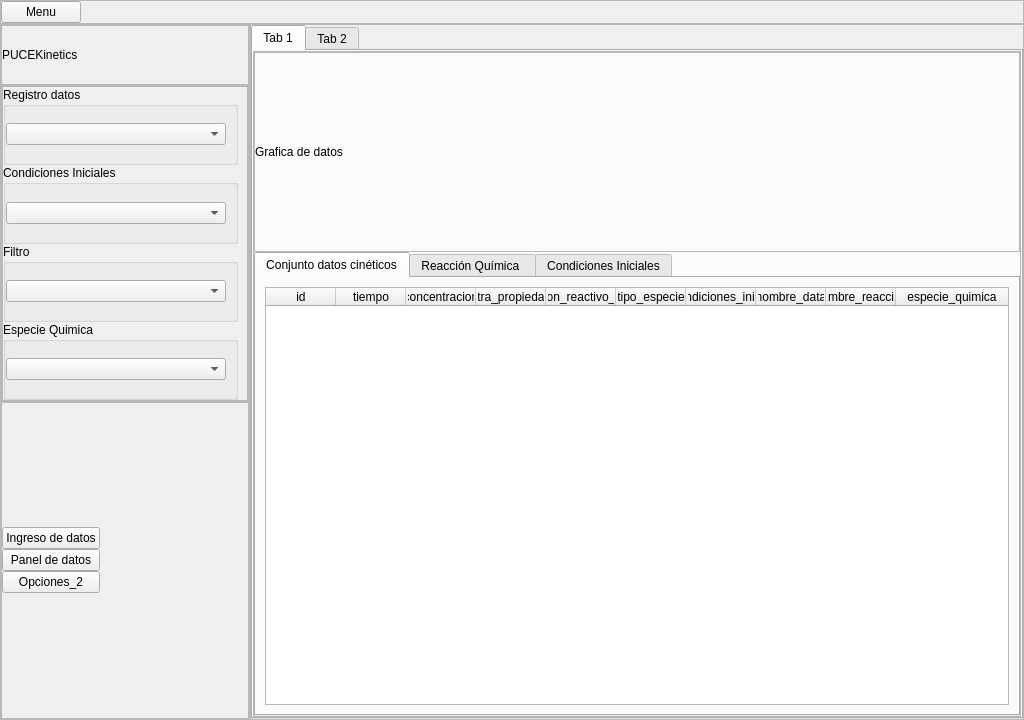
<?xml version="1.0" encoding="UTF-8"?>
<ui version="4.0">
 <class>MainWindow</class>
 <widget class="QMainWindow" name="MainWindow">
  <property name="geometry">
   <rect>
    <x>0</x>
    <y>0</y>
    <width>1024</width>
    <height>720</height>
   </rect>
  </property>
  <property name="windowTitle">
   <string>MainWindow</string>
  </property>
  <widget class="QWidget" name="centralwidget">
   <layout class="QVBoxLayout" name="verticalLayout">
    <property name="spacing">
     <number>0</number>
    </property>
    <property name="leftMargin">
     <number>0</number>
    </property>
    <property name="topMargin">
     <number>0</number>
    </property>
    <property name="rightMargin">
     <number>0</number>
    </property>
    <property name="bottomMargin">
     <number>0</number>
    </property>
    <item>
     <widget class="QFrame" name="panel_comando_superior">
      <property name="maximumSize">
       <size>
        <width>16777215</width>
        <height>60</height>
       </size>
      </property>
      <property name="styleSheet">
       <string notr="true">/*background-color: rgb(221, 221, 221);</string>
      </property>
      <property name="frameShape">
       <enum>QFrame::StyledPanel</enum>
      </property>
      <property name="frameShadow">
       <enum>QFrame::Raised</enum>
      </property>
      <layout class="QHBoxLayout" name="horizontalLayout_5">
       <property name="spacing">
        <number>0</number>
       </property>
       <property name="leftMargin">
        <number>0</number>
       </property>
       <property name="topMargin">
        <number>0</number>
       </property>
       <property name="rightMargin">
        <number>0</number>
       </property>
       <property name="bottomMargin">
        <number>0</number>
       </property>
       <item>
        <layout class="QHBoxLayout" name="horizontalLayout_4">
         <property name="spacing">
          <number>0</number>
         </property>
         <item>
          <widget class="QPushButton" name="menu_btn">
           <property name="text">
            <string>Menu</string>
           </property>
          </widget>
         </item>
         <item>
          <spacer name="horizontalSpacer_2">
           <property name="orientation">
            <enum>Qt::Horizontal</enum>
           </property>
           <property name="sizeHint" stdset="0">
            <size>
             <width>40</width>
             <height>20</height>
            </size>
           </property>
          </spacer>
         </item>
        </layout>
       </item>
      </layout>
     </widget>
    </item>
    <item>
     <widget class="QWidget" name="panel_contenido_principal" native="true">
      <layout class="QHBoxLayout" name="horizontalLayout">
       <property name="spacing">
        <number>0</number>
       </property>
       <property name="leftMargin">
        <number>0</number>
       </property>
       <property name="topMargin">
        <number>0</number>
       </property>
       <property name="rightMargin">
        <number>0</number>
       </property>
       <property name="bottomMargin">
        <number>0</number>
       </property>
       <item>
        <widget class="QFrame" name="menu_derecho">
         <property name="maximumSize">
          <size>
           <width>250</width>
           <height>16777215</height>
          </size>
         </property>
         <property name="styleSheet">
          <string notr="true">/*background-color: rgb(230, 230, 230);</string>
         </property>
         <property name="frameShape">
          <enum>QFrame::StyledPanel</enum>
         </property>
         <property name="frameShadow">
          <enum>QFrame::Raised</enum>
         </property>
         <layout class="QVBoxLayout" name="verticalLayout_7">
          <property name="spacing">
           <number>0</number>
          </property>
          <property name="leftMargin">
           <number>0</number>
          </property>
          <property name="topMargin">
           <number>0</number>
          </property>
          <property name="rightMargin">
           <number>0</number>
          </property>
          <property name="bottomMargin">
           <number>0</number>
          </property>
          <item>
           <widget class="QFrame" name="frame_4">
            <property name="maximumSize">
             <size>
              <width>16777215</width>
              <height>60</height>
             </size>
            </property>
            <property name="frameShape">
             <enum>QFrame::StyledPanel</enum>
            </property>
            <property name="frameShadow">
             <enum>QFrame::Raised</enum>
            </property>
            <layout class="QHBoxLayout" name="horizontalLayout_2">
             <property name="spacing">
              <number>0</number>
             </property>
             <property name="leftMargin">
              <number>0</number>
             </property>
             <property name="topMargin">
              <number>0</number>
             </property>
             <property name="rightMargin">
              <number>0</number>
             </property>
             <property name="bottomMargin">
              <number>0</number>
             </property>
             <item>
              <widget class="QLabel" name="label">
               <property name="maximumSize">
                <size>
                 <width>16777215</width>
                 <height>60</height>
                </size>
               </property>
               <property name="text">
                <string>PUCEKinetics</string>
               </property>
               <property name="textFormat">
                <enum>Qt::AutoText</enum>
               </property>
               <property name="scaledContents">
                <bool>false</bool>
               </property>
               <property name="wordWrap">
                <bool>false</bool>
               </property>
              </widget>
             </item>
            </layout>
           </widget>
          </item>
          <item>
           <widget class="QFrame" name="frame_3">
            <property name="frameShape">
             <enum>QFrame::StyledPanel</enum>
            </property>
            <property name="frameShadow">
             <enum>QFrame::Raised</enum>
            </property>
            <layout class="QVBoxLayout" name="verticalLayout_3">
             <property name="spacing">
              <number>0</number>
             </property>
             <property name="leftMargin">
              <number>0</number>
             </property>
             <property name="topMargin">
              <number>0</number>
             </property>
             <property name="rightMargin">
              <number>0</number>
             </property>
             <property name="bottomMargin">
              <number>0</number>
             </property>
             <item>
              <widget class="QFrame" name="frame_6">
               <property name="frameShape">
                <enum>QFrame::StyledPanel</enum>
               </property>
               <property name="frameShadow">
                <enum>QFrame::Raised</enum>
               </property>
               <layout class="QVBoxLayout" name="verticalLayout_9">
                <property name="spacing">
                 <number>0</number>
                </property>
                <property name="leftMargin">
                 <number>0</number>
                </property>
                <property name="topMargin">
                 <number>0</number>
                </property>
                <property name="bottomMargin">
                 <number>0</number>
                </property>
                <item>
                 <widget class="QGroupBox" name="groupBox">
                  <property name="title">
                   <string>Registro datos</string>
                  </property>
                  <layout class="QVBoxLayout" name="verticalLayout_8">
                   <property name="spacing">
                    <number>0</number>
                   </property>
                   <property name="leftMargin">
                    <number>0</number>
                   </property>
                   <property name="topMargin">
                    <number>0</number>
                   </property>
                   <property name="bottomMargin">
                    <number>0</number>
                   </property>
                   <item>
                    <widget class="QComboBox" name="registro_datos_box"/>
                   </item>
                  </layout>
                 </widget>
                </item>
                <item>
                 <widget class="QGroupBox" name="groupBox_2">
                  <property name="title">
                   <string>Condiciones Iniciales</string>
                  </property>
                  <layout class="QVBoxLayout" name="verticalLayout_12">
                   <property name="spacing">
                    <number>0</number>
                   </property>
                   <property name="leftMargin">
                    <number>0</number>
                   </property>
                   <property name="topMargin">
                    <number>0</number>
                   </property>
                   <property name="bottomMargin">
                    <number>0</number>
                   </property>
                   <item>
                    <widget class="QComboBox" name="condiciones_iniciales_box"/>
                   </item>
                  </layout>
                 </widget>
                </item>
                <item>
                 <widget class="QGroupBox" name="groupBox_3">
                  <property name="title">
                   <string>Filtro</string>
                  </property>
                  <layout class="QVBoxLayout" name="verticalLayout_13">
                   <property name="spacing">
                    <number>0</number>
                   </property>
                   <property name="leftMargin">
                    <number>0</number>
                   </property>
                   <property name="topMargin">
                    <number>0</number>
                   </property>
                   <property name="bottomMargin">
                    <number>0</number>
                   </property>
                   <item>
                    <widget class="QComboBox" name="filtro_datos_box"/>
                   </item>
                  </layout>
                 </widget>
                </item>
                <item>
                 <widget class="QGroupBox" name="groupBox_4">
                  <property name="title">
                   <string>Especie Quimica</string>
                  </property>
                  <layout class="QVBoxLayout" name="verticalLayout_16">
                   <property name="spacing">
                    <number>0</number>
                   </property>
                   <property name="leftMargin">
                    <number>0</number>
                   </property>
                   <property name="topMargin">
                    <number>0</number>
                   </property>
                   <property name="bottomMargin">
                    <number>0</number>
                   </property>
                   <item>
                    <widget class="QComboBox" name="filtro_datos_box_2"/>
                   </item>
                  </layout>
                 </widget>
                </item>
               </layout>
              </widget>
             </item>
            </layout>
           </widget>
          </item>
          <item>
           <widget class="QFrame" name="frame_7">
            <property name="frameShape">
             <enum>QFrame::StyledPanel</enum>
            </property>
            <property name="frameShadow">
             <enum>QFrame::Raised</enum>
            </property>
            <layout class="QVBoxLayout" name="verticalLayout_5">
             <property name="spacing">
              <number>0</number>
             </property>
             <property name="leftMargin">
              <number>0</number>
             </property>
             <property name="topMargin">
              <number>0</number>
             </property>
             <property name="rightMargin">
              <number>0</number>
             </property>
             <property name="bottomMargin">
              <number>0</number>
             </property>
             <item>
              <layout class="QHBoxLayout" name="horizontalLayout_3">
               <item>
                <layout class="QVBoxLayout" name="verticalLayout_4">
                 <property name="spacing">
                  <number>0</number>
                 </property>
                 <item>
                  <widget class="QPushButton" name="ingreso_datos_btn">
                   <property name="text">
                    <string>Ingreso de datos</string>
                   </property>
                  </widget>
                 </item>
                 <item>
                  <widget class="QPushButton" name="panel_datos_btn">
                   <property name="text">
                    <string>Panel de datos</string>
                   </property>
                  </widget>
                 </item>
                 <item>
                  <widget class="QPushButton" name="opcion_btn_3">
                   <property name="text">
                    <string>Opciones_2</string>
                   </property>
                  </widget>
                 </item>
                </layout>
               </item>
               <item>
                <spacer name="horizontalSpacer">
                 <property name="orientation">
                  <enum>Qt::Horizontal</enum>
                 </property>
                 <property name="sizeHint" stdset="0">
                  <size>
                   <width>40</width>
                   <height>20</height>
                  </size>
                 </property>
                </spacer>
               </item>
              </layout>
             </item>
            </layout>
           </widget>
          </item>
         </layout>
        </widget>
       </item>
       <item>
        <widget class="QFrame" name="panel_izquierdo">
         <property name="frameShape">
          <enum>QFrame::StyledPanel</enum>
         </property>
         <property name="frameShadow">
          <enum>QFrame::Raised</enum>
         </property>
         <layout class="QVBoxLayout" name="verticalLayout_6">
          <property name="spacing">
           <number>0</number>
          </property>
          <property name="leftMargin">
           <number>0</number>
          </property>
          <property name="topMargin">
           <number>0</number>
          </property>
          <property name="rightMargin">
           <number>0</number>
          </property>
          <property name="bottomMargin">
           <number>0</number>
          </property>
          <item>
           <widget class="QTabWidget" name="tabWidget">
            <property name="currentIndex">
             <number>0</number>
            </property>
            <widget class="QWidget" name="tab">
             <attribute name="title">
              <string>Tab 1</string>
             </attribute>
             <layout class="QHBoxLayout" name="horizontalLayout_7">
              <property name="spacing">
               <number>0</number>
              </property>
              <property name="leftMargin">
               <number>0</number>
              </property>
              <property name="topMargin">
               <number>0</number>
              </property>
              <property name="rightMargin">
               <number>0</number>
              </property>
              <property name="bottomMargin">
               <number>0</number>
              </property>
              <item>
               <widget class="QFrame" name="vista_previa_data">
                <property name="frameShape">
                 <enum>QFrame::StyledPanel</enum>
                </property>
                <property name="frameShadow">
                 <enum>QFrame::Raised</enum>
                </property>
                <layout class="QVBoxLayout" name="verticalLayout_10">
                 <property name="spacing">
                  <number>0</number>
                 </property>
                 <property name="leftMargin">
                  <number>0</number>
                 </property>
                 <property name="topMargin">
                  <number>0</number>
                 </property>
                 <property name="rightMargin">
                  <number>0</number>
                 </property>
                 <property name="bottomMargin">
                  <number>0</number>
                 </property>
                 <item>
                  <widget class="QFrame" name="grafico_frame">
                   <property name="minimumSize">
                    <size>
                     <width>200</width>
                     <height>200</height>
                    </size>
                   </property>
                   <property name="frameShape">
                    <enum>QFrame::StyledPanel</enum>
                   </property>
                   <property name="frameShadow">
                    <enum>QFrame::Raised</enum>
                   </property>
                   <layout class="QVBoxLayout" name="verticalLayout_2">
                    <property name="spacing">
                     <number>0</number>
                    </property>
                    <property name="leftMargin">
                     <number>0</number>
                    </property>
                    <property name="topMargin">
                     <number>0</number>
                    </property>
                    <property name="rightMargin">
                     <number>0</number>
                    </property>
                    <property name="bottomMargin">
                     <number>0</number>
                    </property>
                    <item>
                     <widget class="QLabel" name="label_3">
                      <property name="maximumSize">
                       <size>
                        <width>16777215</width>
                        <height>40</height>
                       </size>
                      </property>
                      <property name="text">
                       <string>Grafica de datos</string>
                      </property>
                     </widget>
                    </item>
                    <item>
                     <layout class="QVBoxLayout" name="vista_grafica">
                      <property name="spacing">
                       <number>0</number>
                      </property>
                     </layout>
                    </item>
                   </layout>
                  </widget>
                 </item>
                 <item>
                  <widget class="QTabWidget" name="tabWidget_2">
                   <property name="currentIndex">
                    <number>0</number>
                   </property>
                   <widget class="QWidget" name="datos_cineticos_tab">
                    <attribute name="title">
                     <string>Conjunto datos cinéticos</string>
                    </attribute>
                    <layout class="QHBoxLayout" name="horizontalLayout_6">
                     <item>
                      <widget class="QTableWidget" name="datos_cineticos_tabla">
                       <property name="focusPolicy">
                        <enum>Qt::NoFocus</enum>
                       </property>
                       <property name="showGrid">
                        <bool>false</bool>
                       </property>
                       <attribute name="horizontalHeaderMinimumSectionSize">
                        <number>50</number>
                       </attribute>
                       <attribute name="horizontalHeaderDefaultSectionSize">
                        <number>70</number>
                       </attribute>
                       <attribute name="horizontalHeaderStretchLastSection">
                        <bool>true</bool>
                       </attribute>
                       <attribute name="verticalHeaderVisible">
                        <bool>false</bool>
                       </attribute>
                       <column>
                        <property name="text">
                         <string>id</string>
                        </property>
                       </column>
                       <column>
                        <property name="text">
                         <string>tiempo</string>
                        </property>
                       </column>
                       <column>
                        <property name="text">
                         <string>concentracion</string>
                        </property>
                       </column>
                       <column>
                        <property name="text">
                         <string>otra_propiedad</string>
                        </property>
                       </column>
                       <column>
                        <property name="text">
                         <string>conversion_reactivo_limitante</string>
                        </property>
                       </column>
                       <column>
                        <property name="text">
                         <string>tipo_especie</string>
                        </property>
                       </column>
                       <column>
                        <property name="text">
                         <string>id_condiciones_iniciales</string>
                        </property>
                       </column>
                       <column>
                        <property name="text">
                         <string>nombre_data</string>
                        </property>
                       </column>
                       <column>
                        <property name="text">
                         <string>nombre_reaccion</string>
                        </property>
                       </column>
                       <column>
                        <property name="text">
                         <string>especie_quimica</string>
                        </property>
                       </column>
                      </widget>
                     </item>
                    </layout>
                   </widget>
                   <widget class="QWidget" name="reaccion_quimica_tab">
                    <attribute name="title">
                     <string>Reacción Química </string>
                    </attribute>
                    <layout class="QHBoxLayout" name="horizontalLayout_9">
                     <item>
                      <widget class="QTableWidget" name="reaccion_quimica_tabla">
                       <property name="focusPolicy">
                        <enum>Qt::NoFocus</enum>
                       </property>
                       <property name="showGrid">
                        <bool>false</bool>
                       </property>
                       <attribute name="horizontalHeaderMinimumSectionSize">
                        <number>50</number>
                       </attribute>
                       <attribute name="horizontalHeaderDefaultSectionSize">
                        <number>70</number>
                       </attribute>
                       <attribute name="horizontalHeaderStretchLastSection">
                        <bool>true</bool>
                       </attribute>
                       <attribute name="verticalHeaderVisible">
                        <bool>false</bool>
                       </attribute>
                       <column>
                        <property name="text">
                         <string>id</string>
                        </property>
                       </column>
                       <column>
                        <property name="text">
                         <string>especie_quimica</string>
                        </property>
                       </column>
                       <column>
                        <property name="text">
                         <string>formula</string>
                        </property>
                       </column>
                       <column>
                        <property name="text">
                         <string>coeficiente_estequiometrico</string>
                        </property>
                       </column>
                       <column>
                        <property name="text">
                         <string>detalle</string>
                        </property>
                       </column>
                       <column>
                        <property name="text">
                         <string>tipo_especie</string>
                        </property>
                       </column>
                       <column>
                        <property name="text">
                         <string>nombre_reaccion</string>
                        </property>
                       </column>
                      </widget>
                     </item>
                    </layout>
                   </widget>
                   <widget class="QWidget" name="condicione_iniciales">
                    <attribute name="title">
                     <string>Condiciones Iniciales</string>
                    </attribute>
                    <layout class="QVBoxLayout" name="verticalLayout_11">
                     <item>
                      <widget class="QTableWidget" name="condiciones_iniciales_tabla">
                       <property name="focusPolicy">
                        <enum>Qt::NoFocus</enum>
                       </property>
                       <property name="showGrid">
                        <bool>false</bool>
                       </property>
                       <attribute name="horizontalHeaderMinimumSectionSize">
                        <number>50</number>
                       </attribute>
                       <attribute name="horizontalHeaderDefaultSectionSize">
                        <number>70</number>
                       </attribute>
                       <attribute name="horizontalHeaderStretchLastSection">
                        <bool>true</bool>
                       </attribute>
                       <attribute name="verticalHeaderVisible">
                        <bool>false</bool>
                       </attribute>
                       <column>
                        <property name="text">
                         <string>id</string>
                        </property>
                       </column>
                       <column>
                        <property name="text">
                         <string>temperatura</string>
                        </property>
                       </column>
                       <column>
                        <property name="text">
                         <string>tiempo</string>
                        </property>
                       </column>
                       <column>
                        <property name="text">
                         <string>presion_total</string>
                        </property>
                       </column>
                       <column>
                        <property name="text">
                         <string>presion_parcial</string>
                        </property>
                       </column>
                       <column>
                        <property name="text">
                         <string>fraccion_molar</string>
                        </property>
                       </column>
                       <column>
                        <property name="text">
                         <string>especie_quimica</string>
                        </property>
                       </column>
                       <column>
                        <property name="text">
                         <string>tipo_especie</string>
                        </property>
                       </column>
                       <column>
                        <property name="text">
                         <string>detalle</string>
                        </property>
                       </column>
                       <column>
                        <property name="text">
                         <string>nombre_data</string>
                        </property>
                       </column>
                      </widget>
                     </item>
                    </layout>
                   </widget>
                  </widget>
                 </item>
                </layout>
               </widget>
              </item>
             </layout>
            </widget>
            <widget class="QWidget" name="tab_2">
             <attribute name="title">
              <string>Tab 2</string>
             </attribute>
             <widget class="QFrame" name="modelamiento">
              <property name="geometry">
               <rect>
                <x>60</x>
                <y>100</y>
                <width>528</width>
                <height>119</height>
               </rect>
              </property>
              <property name="frameShape">
               <enum>QFrame::StyledPanel</enum>
              </property>
              <property name="frameShadow">
               <enum>QFrame::Raised</enum>
              </property>
              <layout class="QHBoxLayout" name="horizontalLayout_14">
               <property name="spacing">
                <number>0</number>
               </property>
               <property name="leftMargin">
                <number>0</number>
               </property>
               <property name="topMargin">
                <number>0</number>
               </property>
               <property name="rightMargin">
                <number>0</number>
               </property>
               <property name="bottomMargin">
                <number>0</number>
               </property>
               <item>
                <layout class="QHBoxLayout" name="horizontalLayout_15">
                 <property name="spacing">
                  <number>0</number>
                 </property>
                 <item>
                  <layout class="QVBoxLayout" name="verticalLayout_14">
                   <property name="spacing">
                    <number>0</number>
                   </property>
                   <item>
                    <widget class="QLabel" name="label_8">
                     <property name="text">
                      <string>Seleccionar Ajuste</string>
                     </property>
                    </widget>
                   </item>
                   <item>
                    <widget class="QComboBox" name="ajustar_modelo_box"/>
                   </item>
                   <item>
                    <widget class="QLabel" name="label_9">
                     <property name="text">
                      <string>Graficar Ajuste</string>
                     </property>
                    </widget>
                   </item>
                   <item>
                    <widget class="QPushButton" name="graficar_btn">
                     <property name="text">
                      <string>Graficar</string>
                     </property>
                    </widget>
                   </item>
                  </layout>
                 </item>
                 <item>
                  <spacer name="horizontalSpacer_7">
                   <property name="orientation">
                    <enum>Qt::Horizontal</enum>
                   </property>
                   <property name="sizeHint" stdset="0">
                    <size>
                     <width>40</width>
                     <height>20</height>
                    </size>
                   </property>
                  </spacer>
                 </item>
                 <item>
                  <layout class="QVBoxLayout" name="verticalLayout_15">
                   <property name="spacing">
                    <number>0</number>
                   </property>
                   <item>
                    <layout class="QHBoxLayout" name="horizontalLayout_16">
                     <property name="spacing">
                      <number>0</number>
                     </property>
                     <item>
                      <widget class="QLabel" name="label_10">
                       <property name="text">
                        <string>reactivo limitante inicial ingreso</string>
                       </property>
                      </widget>
                     </item>
                     <item>
                      <spacer name="horizontalSpacer_8">
                       <property name="orientation">
                        <enum>Qt::Horizontal</enum>
                       </property>
                       <property name="sizeHint" stdset="0">
                        <size>
                         <width>40</width>
                         <height>20</height>
                        </size>
                       </property>
                      </spacer>
                     </item>
                     <item>
                      <widget class="QLineEdit" name="reactivo_limitante_inicial_edit">
                       <property name="tabletTracking">
                        <bool>false</bool>
                       </property>
                       <property name="contextMenuPolicy">
                        <enum>Qt::DefaultContextMenu</enum>
                       </property>
                       <property name="toolTip">
                        <string extracomment="comentario aquí"/>
                       </property>
                       <property name="statusTip">
                        <string extracomment="cometario 2 aquí"/>
                       </property>
                       <property name="whatsThis">
                        <string extracomment="cometario 3 aquí"/>
                       </property>
                       <property name="text">
                        <string/>
                       </property>
                      </widget>
                     </item>
                    </layout>
                   </item>
                   <item>
                    <layout class="QHBoxLayout" name="horizontalLayout_17">
                     <property name="spacing">
                      <number>0</number>
                     </property>
                     <item>
                      <widget class="QLabel" name="label_11">
                       <property name="text">
                        <string>estimacion inicial k</string>
                       </property>
                      </widget>
                     </item>
                     <item>
                      <spacer name="horizontalSpacer_9">
                       <property name="orientation">
                        <enum>Qt::Horizontal</enum>
                       </property>
                       <property name="sizeHint" stdset="0">
                        <size>
                         <width>40</width>
                         <height>20</height>
                        </size>
                       </property>
                      </spacer>
                     </item>
                     <item>
                      <widget class="QLineEdit" name="estimacion_inicial_k_edit">
                       <property name="tabletTracking">
                        <bool>false</bool>
                       </property>
                       <property name="contextMenuPolicy">
                        <enum>Qt::DefaultContextMenu</enum>
                       </property>
                       <property name="toolTip">
                        <string extracomment="comentario aquí"/>
                       </property>
                       <property name="statusTip">
                        <string extracomment="cometario 2 aquí"/>
                       </property>
                       <property name="whatsThis">
                        <string extracomment="cometario 3 aquí"/>
                       </property>
                       <property name="text">
                        <string/>
                       </property>
                      </widget>
                     </item>
                    </layout>
                   </item>
                   <item>
                    <layout class="QHBoxLayout" name="horizontalLayout_18">
                     <property name="spacing">
                      <number>0</number>
                     </property>
                     <item>
                      <widget class="QLabel" name="label_12">
                       <property name="text">
                        <string>estimacion inicial n</string>
                       </property>
                      </widget>
                     </item>
                     <item>
                      <spacer name="horizontalSpacer_10">
                       <property name="orientation">
                        <enum>Qt::Horizontal</enum>
                       </property>
                       <property name="sizeHint" stdset="0">
                        <size>
                         <width>40</width>
                         <height>20</height>
                        </size>
                       </property>
                      </spacer>
                     </item>
                     <item>
                      <widget class="QLineEdit" name="estimacion_inicial_n_edit">
                       <property name="tabletTracking">
                        <bool>false</bool>
                       </property>
                       <property name="contextMenuPolicy">
                        <enum>Qt::DefaultContextMenu</enum>
                       </property>
                       <property name="toolTip">
                        <string extracomment="comentario aquí"/>
                       </property>
                       <property name="statusTip">
                        <string extracomment="cometario 2 aquí"/>
                       </property>
                       <property name="whatsThis">
                        <string extracomment="cometario 3 aquí"/>
                       </property>
                       <property name="text">
                        <string/>
                       </property>
                      </widget>
                     </item>
                    </layout>
                   </item>
                  </layout>
                 </item>
                </layout>
               </item>
              </layout>
             </widget>
            </widget>
           </widget>
          </item>
         </layout>
        </widget>
       </item>
      </layout>
     </widget>
    </item>
   </layout>
  </widget>
 </widget>
 <resources/>
 <connections/>
</ui>
